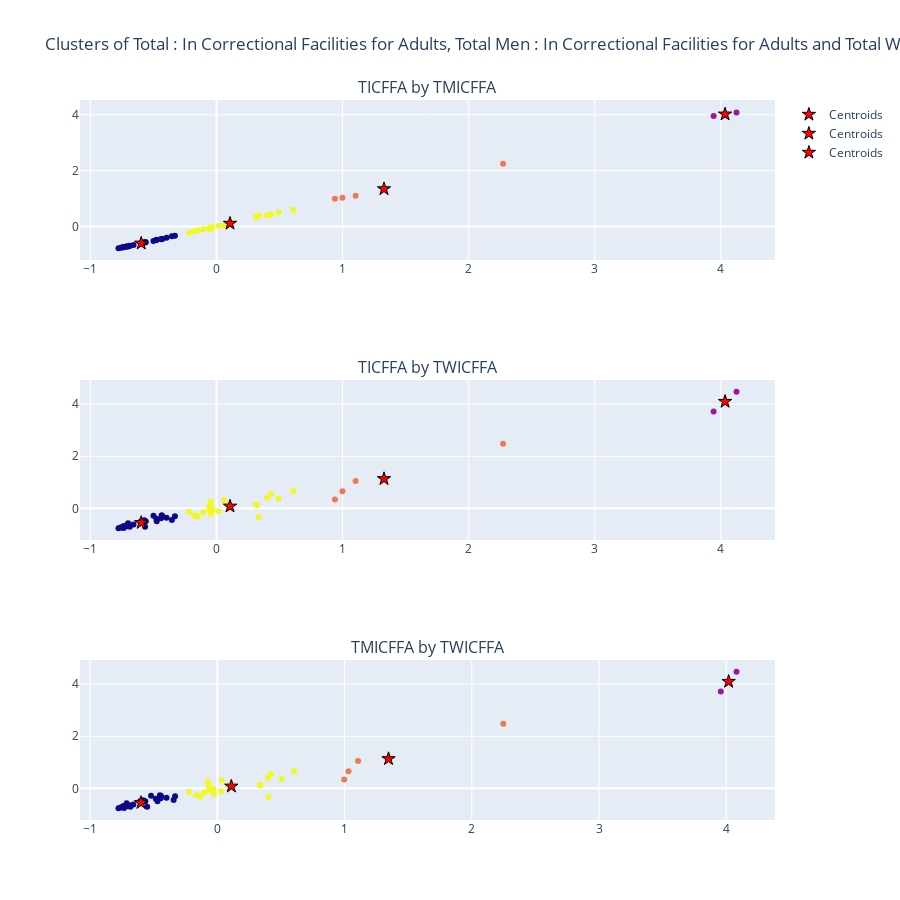

Notebook cell for this chart:
### Code cell
visualizing_results_2d(df,n,'Total : In Correctional Facilities for Adults', 'Total Men : In Correctional Facilities for Adults', 'Total Women : In Correctional Facilities for Adults')

### Figure 1 — Plotly figure (JSON) as saved in the notebook; plotly's stock layout.template omitted (floating-point values rounded to 4 significant figures)
{"data": [{"marker": {"color": [3, 0, 3, 0, 1, 3, 0, 0, 0, 2, 2, 0, 0, 3, 3, 0, 0, 3, 3, 0, 3, 0, 3, 0, 3, 3, 0, 0, 0, 0, 3, 0, 2, 3, 0, 3, 3, 0, 2, 0, 3, 0, 3, 1, 0, 0, 3, 3, 0, 3, 0, 0]}, "mode": "markers", "showlegend": false, "type": "scatter", "x": [-0.04661, -0.7307, 0.4329, -0.3298, 3.943, -0.05726, -0.4353, -0.6875, -0.7407, 2.273, 1.103, -0.7017, -0.5984, 0.4938, 0.08961, -0.561, -0.4743, -0.04522, 0.3124, -0.7386, -0.1484, -0.3542, 0.3349, -0.4297, -0.1753, -0.03259, -0.7084, -0.6578, -0.4398, -0.7173, 0.01657, -0.4772, 0.939, 0.3218, -0.7607, 0.6089, -0.05694, -0.3962, 0.9987, -0.7368, -0.04464, -0.6899, 0.06032, 4.124, -0.5727, -0.7773, 0.4007, -0.2159, -0.5001, -0.1057, -0.7409, -0.5666], "xaxis": "x", "y": [-0.07701, -0.7352, 0.4204, -0.3324, 3.957, -0.05805, -0.4518, -0.6839, -0.7431, 2.248, 1.106, -0.7132, -0.6074, 0.5055, 0.08794, -0.5666, -0.471, -0.06846, 0.3301, -0.7388, -0.1317, -0.344, 0.4013, -0.4429, -0.166, -0.03278, -0.712, -0.6602, -0.4449, -0.7177, 0.02925, -0.4844, 0.9969, 0.3402, -0.7617, 0.6023, -0.0695, -0.3993, 1.031, -0.7338, -0.02706, -0.6931, 0.03543, 4.081, -0.5838, -0.7773, 0.3989, -0.2238, -0.5213, -0.1011, -0.744, -0.5518], "yaxis": "y"}, {"marker": {"color": "red", "line": {"color": "black", "width": 1}, "size": 10, "symbol": "star"}, "mode": "markers", "name": "Centroids", "type": "scatter", "x": [-0.5971, 4.033, 1.328, 0.1072], "xaxis": "x", "y": [-0.6006, 4.019, 1.345, 0.1098], "yaxis": "y"}, {"marker": {"color": [3, 0, 3, 0, 1, 3, 0, 0, 0, 2, 2, 0, 0, 3, 3, 0, 0, 3, 3, 0, 3, 0, 3, 0, 3, 3, 0, 0, 0, 0, 3, 0, 2, 3, 0, 3, 3, 0, 2, 0, 3, 0, 3, 1, 0, 0, 3, 3, 0, 3, 0, 0]}, "mode": "markers", "showlegend": false, "type": "scatter", "x": [-0.04661, -0.7307, 0.4329, -0.3298, 3.943, -0.05726, -0.4353, -0.6875, -0.7407, 2.273, 1.103, -0.7017, -0.5984, 0.4938, 0.08961, -0.561, -0.4743, -0.04522, 0.3124, -0.7386, -0.1484, -0.3542, 0.3349, -0.4297, -0.1753, -0.03259, -0.7084, -0.6578, -0.4398, -0.7173, 0.01657, -0.4772, 0.939, 0.3218, -0.7607, 0.6089, -0.05694, -0.3962, 0.9987, -0.7368, -0.04464, -0.6899, 0.06032, 4.124, -0.5727, -0.7773, 0.4007, -0.2159, -0.5001, -0.1057, -0.7409, -0.5666], "xaxis": "x2", "y": [0.2577, -0.6728, 0.5497, -0.2979, 3.722, -0.04832, -0.263, -0.7105, -0.702, 2.48, 1.053, -0.5735, -0.4969, 0.3688, 0.1046, -0.4945, -0.4979, 0.1877, 0.1296, -0.7235, -0.3127, -0.449, -0.334, -0.2902, -0.2648, -0.03004, -0.6592, -0.6212, -0.3803, -0.7008, -0.1103, -0.397, 0.344, 0.132, -0.7361, 0.6637, 0.06947, -0.3584, 0.6578, -0.7526, -0.2193, -0.6452, 0.3077, 4.479, -0.452, -0.7635, 0.4119, -0.1322, -0.2792, -0.1497, -0.6959, -0.7043], "yaxis": "y2"}, {"marker": {"color": "red", "line": {"color": "black", "width": 1}, "size": 10, "symbol": "star"}, "mode": "markers", "name": "Centroids", "type": "scatter", "x": [-0.5971, 4.033, 1.328, 0.1072], "xaxis": "x2", "y": [-0.5507, 4.1, 1.134, 0.07907], "yaxis": "y2"}, {"marker": {"color": [3, 0, 3, 0, 1, 3, 0, 0, 0, 2, 2, 0, 0, 3, 3, 0, 0, 3, 3, 0, 3, 0, 3, 0, 3, 3, 0, 0, 0, 0, 3, 0, 2, 3, 0, 3, 3, 0, 2, 0, 3, 0, 3, 1, 0, 0, 3, 3, 0, 3, 0, 0]}, "mode": "markers", "showlegend": false, "type": "scatter", "x": [-0.07701, -0.7352, 0.4204, -0.3324, 3.957, -0.05805, -0.4518, -0.6839, -0.7431, 2.248, 1.106, -0.7132, -0.6074, 0.5055, 0.08794, -0.5666, -0.471, -0.06846, 0.3301, -0.7388, -0.1317, -0.344, 0.4013, -0.4429, -0.166, -0.03278, -0.712, -0.6602, -0.4449, -0.7177, 0.02925, -0.4844, 0.9969, 0.3402, -0.7617, 0.6023, -0.0695, -0.3993, 1.031, -0.7338, -0.02706, -0.6931, 0.03543, 4.081, -0.5838, -0.7773, 0.3989, -0.2238, -0.5213, -0.1011, -0.744, -0.5518], "xaxis": "x3", "y": [0.2577, -0.6728, 0.5497, -0.2979, 3.722, -0.04832, -0.263, -0.7105, -0.702, 2.48, 1.053, -0.5735, -0.4969, 0.3688, 0.1046, -0.4945, -0.4979, 0.1877, 0.1296, -0.7235, -0.3127, -0.449, -0.334, -0.2902, -0.2648, -0.03004, -0.6592, -0.6212, -0.3803, -0.7008, -0.1103, -0.397, 0.344, 0.132, -0.7361, 0.6637, 0.06947, -0.3584, 0.6578, -0.7526, -0.2193, -0.6452, 0.3077, 4.479, -0.452, -0.7635, 0.4119, -0.1322, -0.2792, -0.1497, -0.6959, -0.7043], "yaxis": "y3"}, {"marker": {"color": "red", "line": {"color": "black", "width": 1}, "size": 10, "symbol": "star"}, "mode": "markers", "name": "Centroids", "type": "scatter", "x": [-0.6006, 4.019, 1.345, 0.1098], "xaxis": "x3", "y": [-0.5507, 4.1, 1.134, 0.07907], "yaxis": "y3"}], "layout": {"annotations": [{"font": {"size": 16}, "showarrow": false, "text": "TICFFA by TMICFFA", "x": 0.5, "xanchor": "center", "xref": "paper", "y": 1, "yanchor": "bottom", "yref": "paper"}, {"font": {"size": 16}, "showarrow": false, "text": "TICFFA by TWICFFA", "x": 0.5, "xanchor": "center", "xref": "paper", "y": 0.6111, "yanchor": "bottom", "yref": "paper"}, {"font": {"size": 16}, "showarrow": false, "text": "TMICFFA by TWICFFA", "x": 0.5, "xanchor": "center", "xref": "paper", "y": 0.2222, "yanchor": "bottom", "yref": "paper"}], "height": 900, "title": {"text": "Clusters of Total : In Correctional Facilities for Adults, Total Men : In Correctional Facilities for Adults and Total Women : In Correctional Facilities for Adults"}, "width": 900, "xaxis": {"anchor": "y", "domain": [0, 1]}, "xaxis2": {"anchor": "y2", "domain": [0, 1]}, "xaxis3": {"anchor": "y3", "domain": [0, 1]}, "yaxis": {"anchor": "x", "domain": [0.7778, 1]}, "yaxis2": {"anchor": "x2", "domain": [0.3889, 0.6111]}, "yaxis3": {"anchor": "x3", "domain": [0, 0.2222]}}}
